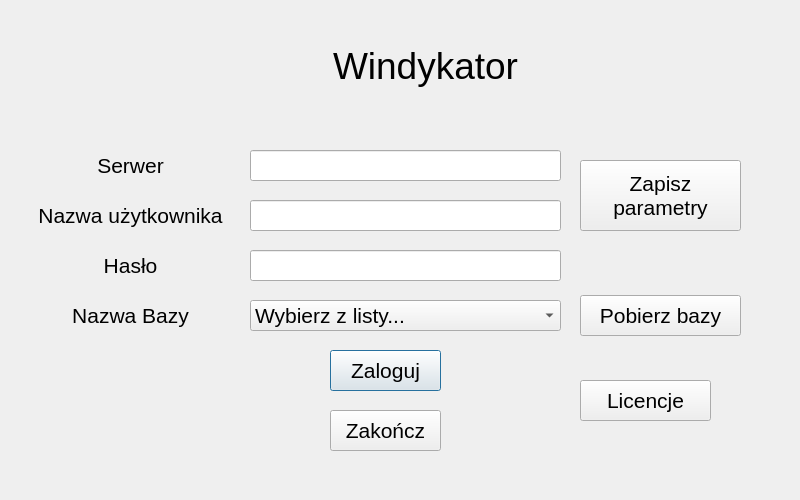
<?xml version="1.0" encoding="UTF-8"?>
<ui version="4.0">
 <class>Dialog</class>
 <widget class="QDialog" name="Dialog">
  <property name="geometry">
   <rect>
    <x>0</x>
    <y>0</y>
    <width>800</width>
    <height>500</height>
   </rect>
  </property>
  <property name="windowTitle">
   <string>Generator kodów EAN-13</string>
  </property>
  <widget class="QLabel" name="label_2">
   <property name="geometry">
    <rect>
     <x>230</x>
     <y>40</y>
     <width>391</width>
     <height>51</height>
    </rect>
   </property>
   <property name="font">
    <font>
     <pointsize>28</pointsize>
    </font>
   </property>
   <property name="text">
    <string>Windykator</string>
   </property>
   <property name="alignment">
    <set>Qt::AlignCenter</set>
   </property>
   <property name="wordWrap">
    <bool>true</bool>
   </property>
  </widget>
  <widget class="QLabel" name="label_3">
   <property name="geometry">
    <rect>
     <x>10</x>
     <y>155</y>
     <width>241</width>
     <height>21</height>
    </rect>
   </property>
   <property name="font">
    <font>
     <pointsize>16</pointsize>
    </font>
   </property>
   <property name="text">
    <string>Serwer</string>
   </property>
   <property name="alignment">
    <set>Qt::AlignCenter</set>
   </property>
   <property name="wordWrap">
    <bool>true</bool>
   </property>
  </widget>
  <widget class="QLineEdit" name="serwerEdit">
   <property name="geometry">
    <rect>
     <x>250</x>
     <y>150</y>
     <width>311</width>
     <height>31</height>
    </rect>
   </property>
   <property name="font">
    <font>
     <pointsize>16</pointsize>
    </font>
   </property>
   <property name="text">
    <string/>
   </property>
  </widget>
  <widget class="QLabel" name="label_4">
   <property name="geometry">
    <rect>
     <x>10</x>
     <y>200</y>
     <width>241</width>
     <height>31</height>
    </rect>
   </property>
   <property name="font">
    <font>
     <pointsize>16</pointsize>
    </font>
   </property>
   <property name="text">
    <string>Nazwa użytkownika</string>
   </property>
   <property name="alignment">
    <set>Qt::AlignCenter</set>
   </property>
   <property name="wordWrap">
    <bool>true</bool>
   </property>
  </widget>
  <widget class="QLabel" name="label_5">
   <property name="geometry">
    <rect>
     <x>10</x>
     <y>255</y>
     <width>241</width>
     <height>21</height>
    </rect>
   </property>
   <property name="font">
    <font>
     <pointsize>16</pointsize>
    </font>
   </property>
   <property name="text">
    <string>Hasło</string>
   </property>
   <property name="alignment">
    <set>Qt::AlignCenter</set>
   </property>
   <property name="wordWrap">
    <bool>true</bool>
   </property>
  </widget>
  <widget class="QLabel" name="label_6">
   <property name="geometry">
    <rect>
     <x>10</x>
     <y>300</y>
     <width>241</width>
     <height>31</height>
    </rect>
   </property>
   <property name="font">
    <font>
     <pointsize>16</pointsize>
    </font>
   </property>
   <property name="text">
    <string>Nazwa Bazy</string>
   </property>
   <property name="alignment">
    <set>Qt::AlignCenter</set>
   </property>
   <property name="wordWrap">
    <bool>true</bool>
   </property>
  </widget>
  <widget class="QLineEdit" name="userEdit">
   <property name="geometry">
    <rect>
     <x>250</x>
     <y>200</y>
     <width>311</width>
     <height>31</height>
    </rect>
   </property>
   <property name="font">
    <font>
     <pointsize>16</pointsize>
    </font>
   </property>
   <property name="text">
    <string/>
   </property>
  </widget>
  <widget class="QLineEdit" name="passwdEdit">
   <property name="geometry">
    <rect>
     <x>250</x>
     <y>250</y>
     <width>311</width>
     <height>31</height>
    </rect>
   </property>
   <property name="font">
    <font>
     <pointsize>16</pointsize>
    </font>
   </property>
   <property name="text">
    <string/>
   </property>
  </widget>
  <widget class="QPushButton" name="loginButton">
   <property name="geometry">
    <rect>
     <x>330</x>
     <y>350</y>
     <width>111</width>
     <height>41</height>
    </rect>
   </property>
   <property name="font">
    <font>
     <pointsize>16</pointsize>
    </font>
   </property>
   <property name="text">
    <string>Zaloguj</string>
   </property>
  </widget>
  <widget class="QPushButton" name="quitButton">
   <property name="geometry">
    <rect>
     <x>330</x>
     <y>410</y>
     <width>111</width>
     <height>41</height>
    </rect>
   </property>
   <property name="font">
    <font>
     <pointsize>16</pointsize>
    </font>
   </property>
   <property name="text">
    <string>Zakończ</string>
   </property>
  </widget>
  <widget class="QPushButton" name="getbaseButton">
   <property name="geometry">
    <rect>
     <x>580</x>
     <y>295</y>
     <width>161</width>
     <height>41</height>
    </rect>
   </property>
   <property name="font">
    <font>
     <pointsize>16</pointsize>
    </font>
   </property>
   <property name="text">
    <string>Pobierz bazy</string>
   </property>
  </widget>
  <widget class="QComboBox" name="comboBox">
   <property name="geometry">
    <rect>
     <x>250</x>
     <y>300</y>
     <width>311</width>
     <height>31</height>
    </rect>
   </property>
   <property name="font">
    <font>
     <pointsize>16</pointsize>
    </font>
   </property>
   <item>
    <property name="text">
     <string>Wybierz z listy...</string>
    </property>
   </item>
  </widget>
  <widget class="QPushButton" name="getParametersButton">
   <property name="geometry">
    <rect>
     <x>580</x>
     <y>160</y>
     <width>161</width>
     <height>71</height>
    </rect>
   </property>
   <property name="font">
    <font>
     <pointsize>16</pointsize>
    </font>
   </property>
   <property name="text">
    <string>Zapisz 
parametry</string>
   </property>
  </widget>
  <widget class="QPushButton" name="licenseButton">
   <property name="geometry">
    <rect>
     <x>580</x>
     <y>380</y>
     <width>131</width>
     <height>41</height>
    </rect>
   </property>
   <property name="font">
    <font>
     <pointsize>16</pointsize>
    </font>
   </property>
   <property name="text">
    <string>Licencje</string>
   </property>
  </widget>
 </widget>
 <resources/>
 <connections/>
</ui>
